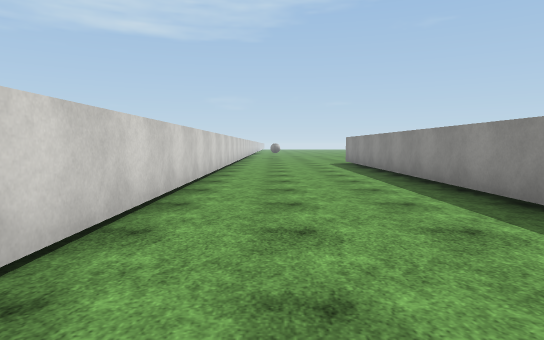
view 1 (above)

22 first-person views from a walk through a scene from a Unity 3-D project. The camera is 1.3 m above the floor, tilts 4° down and sees 75° across. The floor is counted in squares, 2 m on a side. Each view is taken from the middle of a square. On the plan, view 1 faces up. The plan holds only what a view shows up to about 10 squares ahead; the rest is blank. The place goes on beyond the plan. The player is left out. Surface patterns are stand-ins for the level's own textures.

view 2
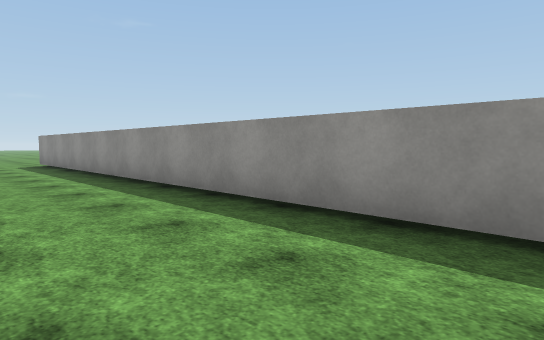

view 3
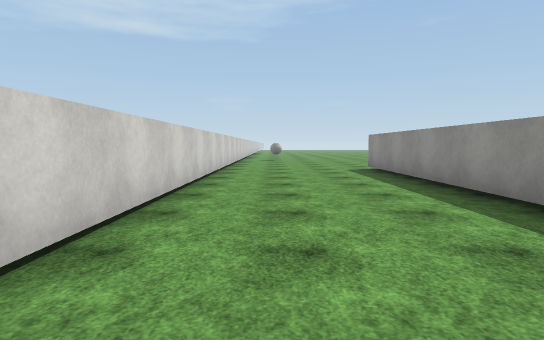

view 4
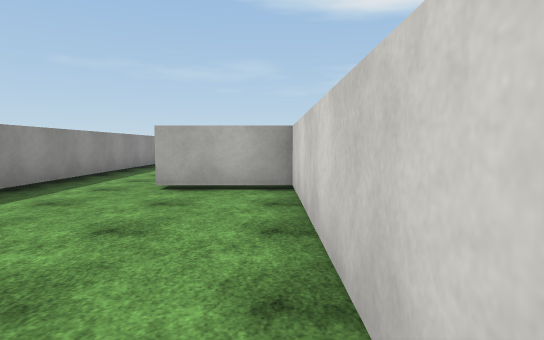

view 5
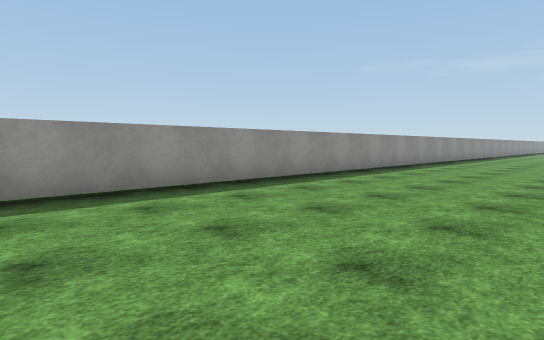

view 6
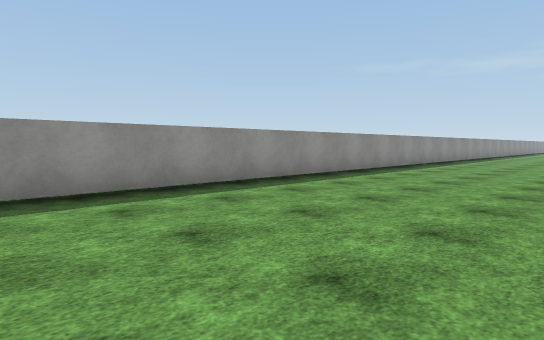

view 7
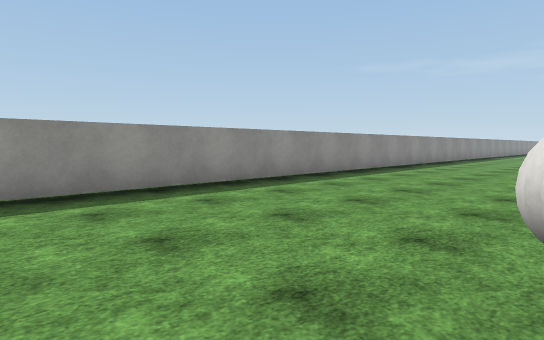

view 8
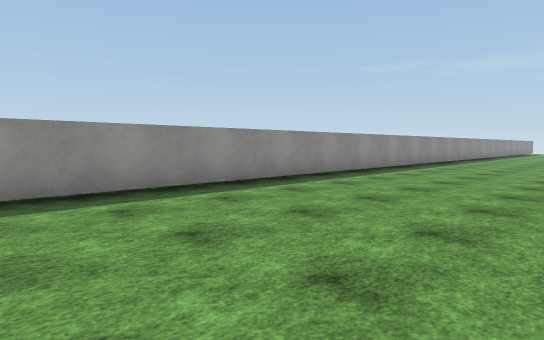

view 9
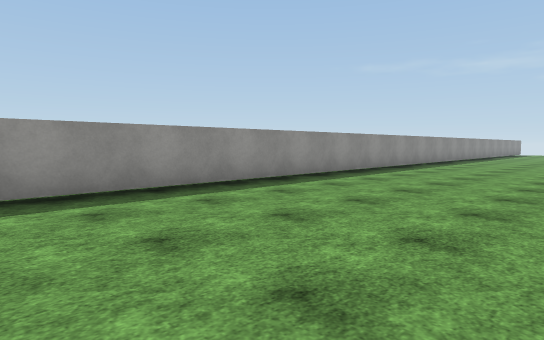

view 10
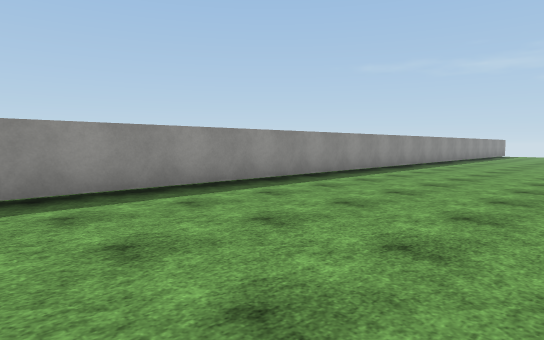

view 11
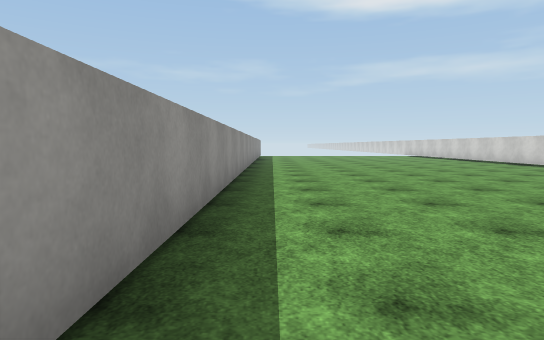

view 12
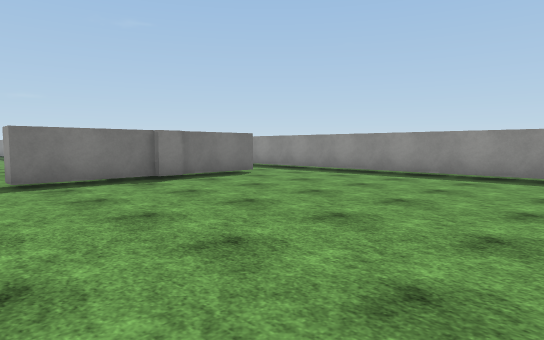

view 13
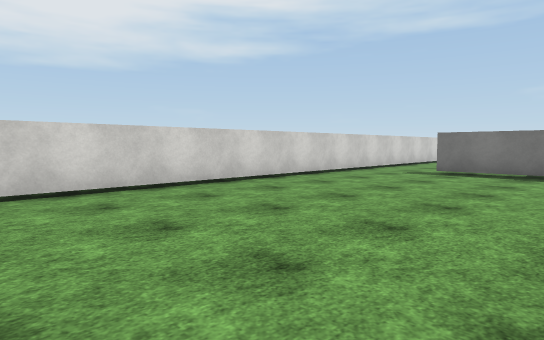

view 14
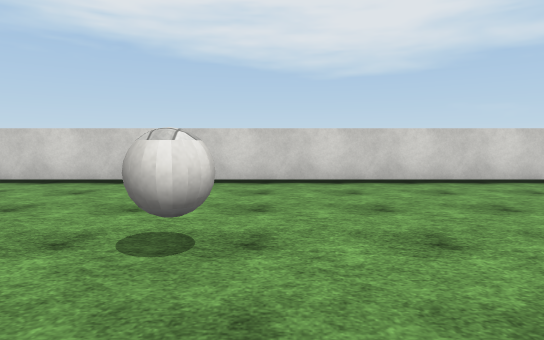

view 15
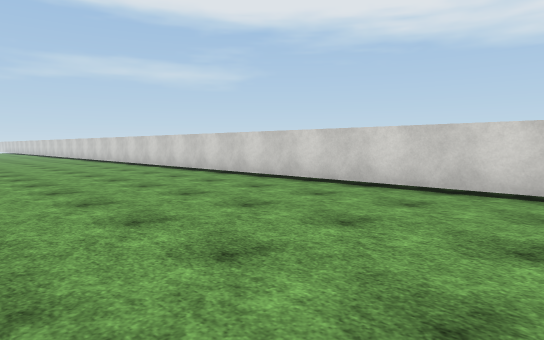

view 16
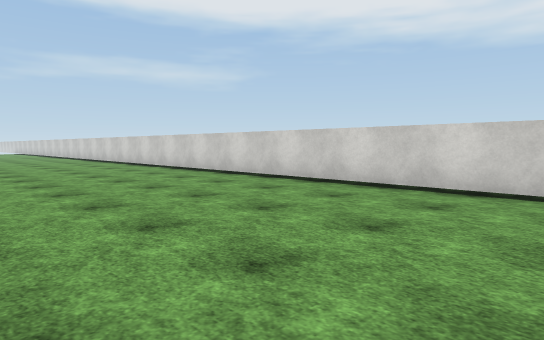

view 17
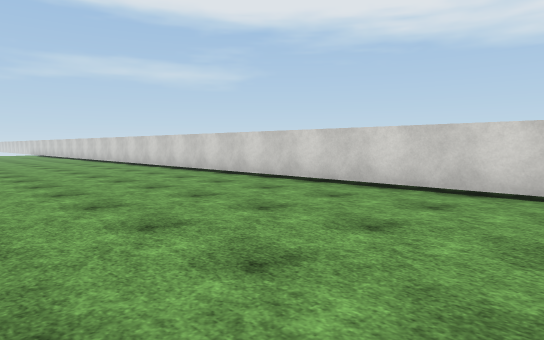

view 18
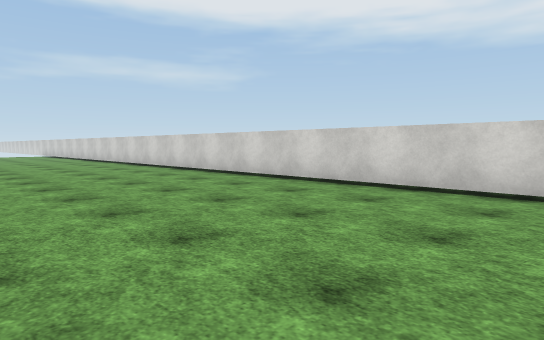

view 19
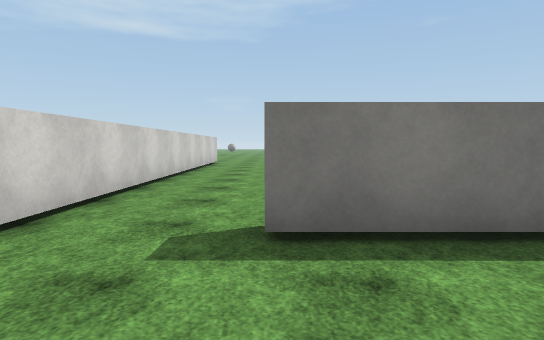

view 20
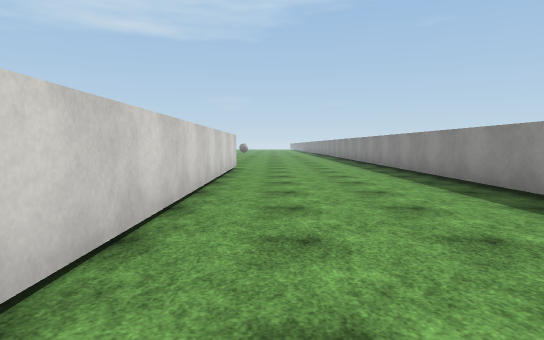

view 21
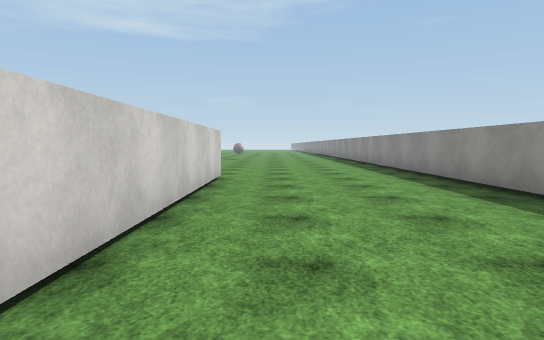

view 22
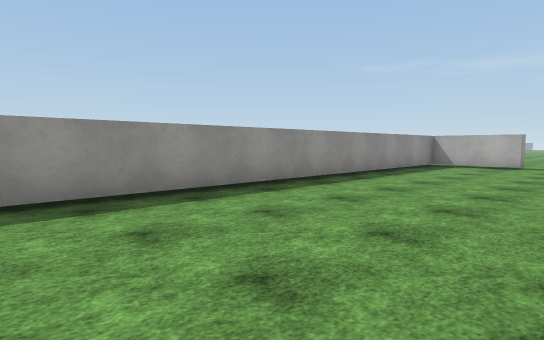

### Floor plan
Key: @ floor where view 1 was taken; # wall or solid block; . floor; B ball.
Columns run from 7 left of view 1 to 3 right of it. Each row starts with its distance up from view 1.
 10  ....#....#
  9  ....#....#
  8  #...#....#
  7  #...#....#
  6  #...#....#
  5  #...#....#
  4  #...#....#
  3  #...#....#
  2  #...#....#
  1  #...#....#
  0  #...#.@..#
 -1  #.#####..#
 -2  #........#
 -3  #........#
 -4  #........#
 -5 .#........#
 -6 .#........#
 -7 .#........#
 -8 .#........#
 -9 .#........#
-10 .#........#
-11 .#........#
-12 .#...B....#
-13 .#........#
-14 .#........#
-15 .#........#
-16 .#........#
-17 .#........#
-18 .#........#
-19 .#........#
-20 .#........#
-21 .#........#
-22 .#........#
-23 .#........#
-24 .#........#
-25 .#........#
-26 .#........#
-27 .#........#
-28 .#........#
-29 .#........#
-30 .#........#
-31  #........#
-32  #........#
-33  #........#

Where each view was taken, in squares from view 1:
view 1: 0 up, 0 right, facing up
view 2: 0 up, 0 right, facing up-right
view 3: 3 up, 0 right, facing up
view 4: 4 up, 1 left, facing down
view 5: 2 down, 2 left, facing down-right
view 6: 6 down, 2 left, facing down-right
view 7: 10 down, 2 left, facing down-right
view 8: 16 down, 2 left, facing down-right
view 9: 20 down, 2 left, facing down-right
view 10: 24 down, 2 left, facing down-right
view 11: 26 down, 2 right, facing down
view 12: 8 down, 5 left, facing up-right
view 13: 10 down, 1 left, facing up-left
view 14: 11 down, 0 right, facing left
view 15: 12 down, 1 left, facing down-left
view 16: 16 down, 1 left, facing down-left
view 17: 21 down, 1 left, facing down-left
view 18: 24 down, 1 left, facing down-left
view 19: 4 down, 4 left, facing up
view 20: 1 down, 5 left, facing up
view 21: 2 up, 5 left, facing up
view 22: 10 up, 6 left, facing down-right
